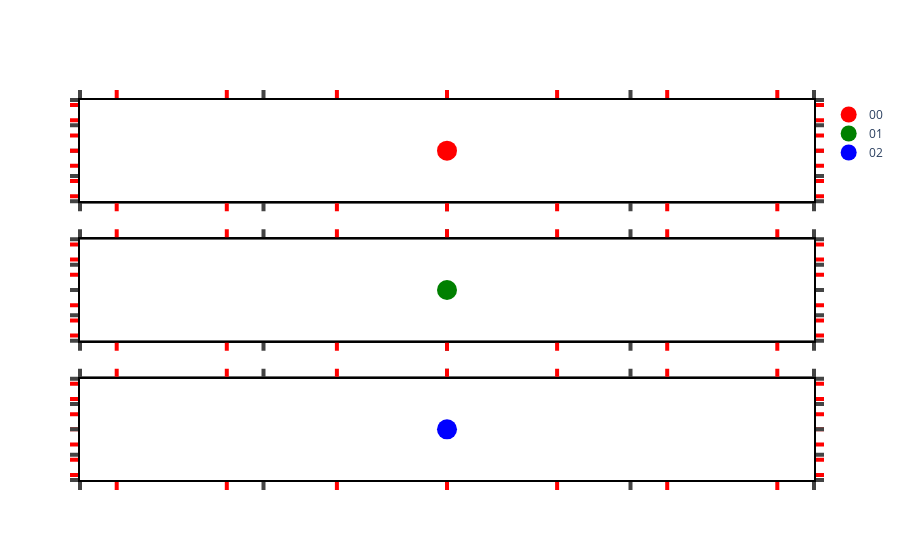

Source (notebook cell):
### Code cell
fig.show()

### Figure 1 — Plotly figure (JSON) as saved in the notebook; plotly's stock layout.template omitted (floating-point values rounded to 4 significant figures)
{"data": [{"marker": {"color": "red", "size": 20}, "mode": "markers", "name": "00", "type": "scatter", "x": [0], "xaxis": "x", "y": [0], "yaxis": "y"}, {"marker": {"color": "green", "size": 20}, "mode": "markers", "name": "01", "type": "scatter", "x": [0], "xaxis": "x2", "y": [0], "yaxis": "y2"}, {"marker": {"color": "blue", "size": 20}, "mode": "markers", "name": "02", "type": "scatter", "x": [0], "xaxis": "x3", "y": [0], "yaxis": "y3"}, {"type": "scatter", "yaxis": "y4"}, {"type": "scatter", "yaxis": "y5"}, {"type": "scatter", "yaxis": "y6"}, {"type": "scatter", "xaxis": "x4"}, {"type": "scatter", "xaxis": "x5"}, {"type": "scatter", "xaxis": "x6"}], "layout": {"autosize": true, "paper_bgcolor": "white", "plot_bgcolor": "rgba(255,255,255,0.)", "xaxis": {"anchor": "y", "domain": [0, 1], "dtick": 0.5, "linecolor": "black", "linewidth": 2, "mirror": "all", "range": [-1, 1], "showgrid": false, "showline": true, "showticklabels": false, "ticklen": 8, "ticks": "outside", "tickwidth": 4, "type": "linear", "zeroline": false}, "xaxis2": {"anchor": "y2", "domain": [0, 1], "dtick": 0.5, "linecolor": "black", "linewidth": 2, "mirror": "all", "range": [-1, 1], "showgrid": false, "showline": true, "showticklabels": false, "ticklen": 8, "ticks": "outside", "tickwidth": 4, "type": "linear", "zeroline": false}, "xaxis3": {"anchor": "y3", "domain": [0, 1], "dtick": 0.5, "linecolor": "black", "linewidth": 2, "mirror": "all", "range": [-1, 1], "showgrid": false, "showline": true, "showticklabels": false, "ticklen": 8, "ticks": "outside", "tickwidth": 4, "type": "linear", "zeroline": false}, "xaxis4": {"anchor": "y", "dtick": 0.3, "linecolor": "black", "linewidth": 2, "mirror": "all", "range": [-1, 1], "showgrid": false, "showline": true, "showticklabels": false, "tickcolor": "red", "ticklen": 8, "ticks": "outside", "tickwidth": 4, "zeroline": false}, "xaxis5": {"anchor": "y2", "dtick": 0.3, "linecolor": "black", "linewidth": 2, "mirror": "all", "range": [-1, 1], "showgrid": false, "showline": true, "showticklabels": false, "tickcolor": "red", "ticklen": 8, "ticks": "outside", "tickwidth": 4, "zeroline": false}, "xaxis6": {"anchor": "y3", "dtick": 0.3, "linecolor": "black", "linewidth": 2, "mirror": "all", "range": [-1, 1], "showgrid": false, "showline": true, "showticklabels": false, "tickcolor": "red", "ticklen": 8, "ticks": "outside", "tickwidth": 4, "zeroline": false}, "yaxis": {"anchor": "x", "domain": [0.7333, 1], "dtick": 0.5, "linecolor": "black", "linewidth": 2, "mirror": "all", "range": [-1, 1], "showgrid": false, "showline": true, "showticklabels": false, "ticklen": 8, "ticks": "outside", "tickwidth": 4, "type": "linear", "zeroline": false}, "yaxis2": {"anchor": "x2", "domain": [0.3667, 0.6333], "dtick": 0.5, "linecolor": "black", "linewidth": 2, "mirror": "all", "range": [-1, 1], "showgrid": false, "showline": true, "showticklabels": false, "ticklen": 8, "ticks": "outside", "tickwidth": 4, "type": "linear", "zeroline": false}, "yaxis3": {"anchor": "x3", "domain": [0, 0.2667], "dtick": 0.5, "linecolor": "black", "linewidth": 2, "mirror": "all", "range": [-1, 1], "showgrid": false, "showline": true, "showticklabels": false, "ticklen": 8, "ticks": "outside", "tickwidth": 4, "type": "linear", "zeroline": false}, "yaxis4": {"anchor": "x", "domain": [0.7333, 1], "dtick": 0.3, "linecolor": "black", "linewidth": 2, "mirror": "all", "range": [-1, 1], "showgrid": false, "showline": true, "showticklabels": false, "tickcolor": "red", "ticklen": 8, "ticks": "outside", "tickwidth": 4, "zeroline": false}, "yaxis5": {"anchor": "x", "domain": [0.3667, 0.6333], "dtick": 0.3, "linecolor": "black", "linewidth": 2, "mirror": "all", "range": [-1, 1], "showgrid": false, "showline": true, "showticklabels": false, "tickcolor": "red", "ticklen": 8, "ticks": "outside", "tickwidth": 4, "zeroline": false}, "yaxis6": {"anchor": "x", "domain": [0, 0.2667], "dtick": 0.3, "linecolor": "black", "linewidth": 2, "mirror": "all", "range": [-1, 1], "showgrid": false, "showline": true, "showticklabels": false, "tickcolor": "red", "ticklen": 8, "ticks": "outside", "tickwidth": 4, "zeroline": false}}}
